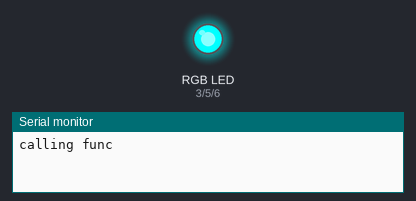
Recording of a sketch running on a simulated Arduino Uno, built with avr-gcc and run on an emulated ATmega328P. Shown: an RGB LED mixed from three pins (HIGH = lit), the last lines printed to the serial monitor. Dim RGB values are drawn brighter than linear.

Above: at 1.55 s.
At 2.25 s:
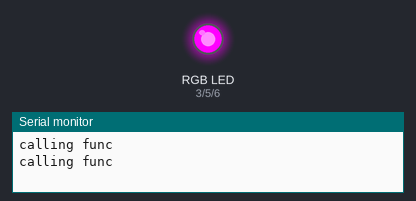
At 3.0 s:
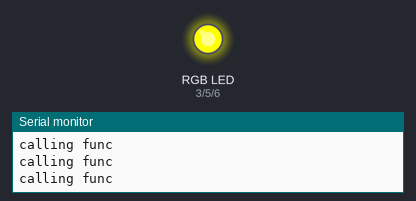
At 3.35 s:
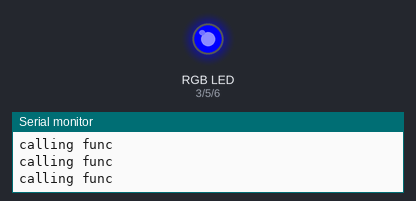
At 3.75 s:
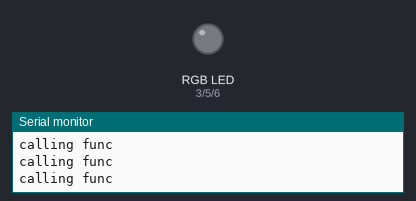
At 4.5 s:
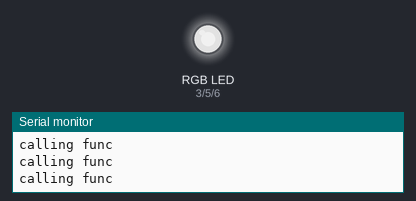
Timing chart, 0 to 8.4 s (numbered marks = the images above):
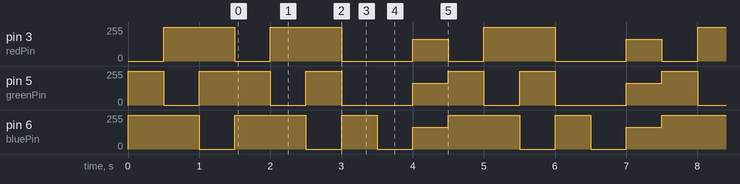

Measured:
- by itself, pin 3 (redPin): repeats every 3.0 s: 255/255 1.0 s, 0/255 1.0 s, 165/255 0.50 s, 0/255 0.50 s
- by itself, pin 5 (greenPin): moves between 0/255 and 255/255, repeating every 15.0 s
- by itself, pin 6 (bluePin): repeats every 3.0 s: 255/255 1.0 s, 0/255 0.50 s, 255/255 0.50 s, 0/255 0.50 s, 165/255 0.50 s

The sketch:

rgbLed.ino.ino
```cpp
#define commonAnode

const int redPin = 3;
const int greenPin = 5;
const int bluePin = 6;

void setup() {
  // put your setup code here, to run once:
  pinMode(redPin, OUTPUT);
  pinMode(greenPin, OUTPUT);
  pinMode(bluePin, OUTPUT);

 setColor(255,0,0); // red
 delay(500);
 setColor(0,255,0); // green
 delay(500);
 setColor(0,0,255); // blue
 delay(500);

  Serial.begin(9600);
}

void loop() {
  setColor(255,0,0); // red
  delay(500);
  setColor(0,255,0); // green
  delay(500);
  setColor(0,0,255); // blue
  delay(500);
  setColor(255,255,0);
  delay(500);
  setColor(255,255,255);
  delay(500);
  setColor(90,90,90);
  delay(500);

}

void setColor(int red, int green, int blue)
{
  #ifdef commonAnode
    red = 255 - red;
    green = 255 - green;
    blue = 255 - blue;
  #endif

   if (red < 0 || red > 255 || green < 0 || green > 255 || blue < 0 || blue > 255) {
    Serial.println("Error in RGB value. Values must be between 0 and 255.");
    return; // Exit the function if the values are invalid
  }
  analogWrite(redPin, red);
  analogWrite(greenPin, green);
  analogWrite(bluePin, blue);
  Serial.println("calling func");
}
```
